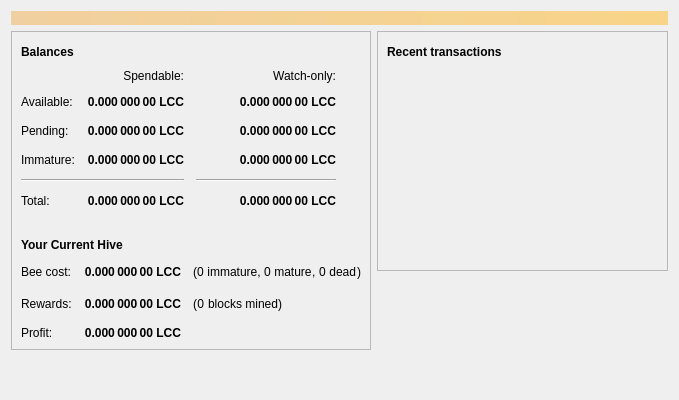
<?xml version="1.0" encoding="UTF-8"?>
<ui version="4.0">
 <class>OverviewPage</class>
 <widget class="QWidget" name="OverviewPage">
  <property name="geometry">
   <rect>
    <x>0</x>
    <y>0</y>
    <width>679</width>
    <height>400</height>
   </rect>
  </property>
  <property name="windowTitle">
   <string>Form</string>
  </property>
  <layout class="QVBoxLayout" name="topLayout">
   <item>
    <widget class="QLabel" name="labelAlerts">
     <property name="visible">
      <bool>false</bool>
     </property>
     <property name="styleSheet">
      <string notr="true">QLabel { background-color: qlineargradient(x1: 0, y1: 0, x2: 1, y2: 0, stop:0 #F0D0A0, stop:1 #F8D488); color:#000000; }</string>
     </property>
     <property name="wordWrap">
      <bool>true</bool>
     </property>
     <property name="margin">
      <number>3</number>
     </property>
     <property name="textInteractionFlags">
      <set>Qt::TextSelectableByMouse</set>
     </property>
    </widget>
   </item>
   <item>
    <layout class="QHBoxLayout" name="horizontalLayout" stretch="1,1">
     <item>
      <layout class="QVBoxLayout" name="verticalLayout_2">
       <item>
        <widget class="QFrame" name="frame">
         <property name="styleSheet">
          <string notr="true">#frame {background:url(:/icons/presentationlogofade);
background-repeat:no-repeat;
background-position:bottom right;}</string>
         </property>
         <property name="frameShape">
          <enum>QFrame::StyledPanel</enum>
         </property>
         <property name="frameShadow">
          <enum>QFrame::Raised</enum>
         </property>
         <layout class="QVBoxLayout" name="verticalLayout_4">
          <item>
           <layout class="QHBoxLayout" name="horizontalLayout_4">
            <item>
             <widget class="QLabel" name="label_5">
              <property name="font">
               <font>
                <weight>75</weight>
                <bold>true</bold>
               </font>
              </property>
              <property name="text">
               <string>Balances</string>
              </property>
             </widget>
            </item>
            <item>
             <widget class="QPushButton" name="labelWalletStatus">
              <property name="enabled">
               <bool>true</bool>
              </property>
              <property name="maximumSize">
               <size>
                <width>30</width>
                <height>16777215</height>
               </size>
              </property>
              <property name="toolTip">
               <string>The displayed information may be out of date. Your wallet automatically synchronizes with the LightningCash network after a connection is established, but this process has not completed yet.</string>
              </property>
              <property name="text">
               <string/>
              </property>
              <property name="icon">
               <iconset resource="../bitcoin.qrc">
                <normaloff>:/icons/warning</normaloff>
                <disabledoff>:/icons/warning</disabledoff>:/icons/warning</iconset>
              </property>
              <property name="iconSize">
               <size>
                <width>24</width>
                <height>24</height>
               </size>
              </property>
              <property name="flat">
               <bool>true</bool>
              </property>
             </widget>
            </item>
            <item>
             <spacer name="horizontalSpacer_3">
              <property name="orientation">
               <enum>Qt::Horizontal</enum>
              </property>
              <property name="sizeHint" stdset="0">
               <size>
                <width>40</width>
                <height>20</height>
               </size>
              </property>
             </spacer>
            </item>
           </layout>
          </item>
          <item>
           <layout class="QGridLayout" name="gridLayout">
            <property name="spacing">
             <number>12</number>
            </property>
            <item row="2" column="2">
             <widget class="QLabel" name="labelWatchPending">
              <property name="font">
               <font>
                <weight>75</weight>
                <bold>true</bold>
               </font>
              </property>
              <property name="cursor">
               <cursorShape>IBeamCursor</cursorShape>
              </property>
              <property name="toolTip">
               <string>Unconfirmed transactions to watch-only addresses</string>
              </property>
              <property name="text">
               <string notr="true">0.000 000 00 LCC</string>
              </property>
              <property name="alignment">
               <set>Qt::AlignRight|Qt::AlignTrailing|Qt::AlignVCenter</set>
              </property>
              <property name="textInteractionFlags">
               <set>Qt::LinksAccessibleByMouse|Qt::TextSelectableByKeyboard|Qt::TextSelectableByMouse</set>
              </property>
             </widget>
            </item>
            <item row="2" column="1">
             <widget class="QLabel" name="labelUnconfirmed">
              <property name="font">
               <font>
                <weight>75</weight>
                <bold>true</bold>
               </font>
              </property>
              <property name="cursor">
               <cursorShape>IBeamCursor</cursorShape>
              </property>
              <property name="toolTip">
               <string>Total of transactions that have yet to be confirmed, and do not yet count toward the spendable balance</string>
              </property>
              <property name="text">
               <string notr="true">0.000 000 00 LCC</string>
              </property>
              <property name="alignment">
               <set>Qt::AlignRight|Qt::AlignTrailing|Qt::AlignVCenter</set>
              </property>
              <property name="textInteractionFlags">
               <set>Qt::LinksAccessibleByMouse|Qt::TextSelectableByKeyboard|Qt::TextSelectableByMouse</set>
              </property>
             </widget>
            </item>
            <item row="3" column="2">
             <widget class="QLabel" name="labelWatchImmature">
              <property name="font">
               <font>
                <weight>75</weight>
                <bold>true</bold>
               </font>
              </property>
              <property name="cursor">
               <cursorShape>IBeamCursor</cursorShape>
              </property>
              <property name="toolTip">
               <string>Mined balance in watch-only addresses that has not yet matured</string>
              </property>
              <property name="text">
               <string notr="true">0.000 000 00 LCC</string>
              </property>
              <property name="alignment">
               <set>Qt::AlignRight|Qt::AlignTrailing|Qt::AlignVCenter</set>
              </property>
              <property name="textInteractionFlags">
               <set>Qt::LinksAccessibleByMouse|Qt::TextSelectableByKeyboard|Qt::TextSelectableByMouse</set>
              </property>
             </widget>
            </item>
            <item row="4" column="0" colspan="2">
             <widget class="Line" name="line">
              <property name="orientation">
               <enum>Qt::Horizontal</enum>
              </property>
             </widget>
            </item>
            <item row="4" column="2">
             <widget class="Line" name="lineWatchBalance">
              <property name="sizePolicy">
               <sizepolicy hsizetype="Preferred" vsizetype="Fixed">
                <horstretch>0</horstretch>
                <verstretch>0</verstretch>
               </sizepolicy>
              </property>
              <property name="minimumSize">
               <size>
                <width>140</width>
                <height>0</height>
               </size>
              </property>
              <property name="orientation">
               <enum>Qt::Horizontal</enum>
              </property>
             </widget>
            </item>
            <item row="5" column="0">
             <widget class="QLabel" name="labelTotalText">
              <property name="text">
               <string>Total:</string>
              </property>
             </widget>
            </item>
            <item row="3" column="1">
             <widget class="QLabel" name="labelImmature">
              <property name="font">
               <font>
                <weight>75</weight>
                <bold>true</bold>
               </font>
              </property>
              <property name="cursor">
               <cursorShape>IBeamCursor</cursorShape>
              </property>
              <property name="toolTip">
               <string>Mined balance that has not yet matured</string>
              </property>
              <property name="text">
               <string notr="true">0.000 000 00 LCC</string>
              </property>
              <property name="alignment">
               <set>Qt::AlignRight|Qt::AlignTrailing|Qt::AlignVCenter</set>
              </property>
              <property name="textInteractionFlags">
               <set>Qt::LinksAccessibleByMouse|Qt::TextSelectableByKeyboard|Qt::TextSelectableByMouse</set>
              </property>
             </widget>
            </item>
            <item row="2" column="3">
             <spacer name="horizontalSpacer_2">
              <property name="orientation">
               <enum>Qt::Horizontal</enum>
              </property>
              <property name="sizeHint" stdset="0">
               <size>
                <width>40</width>
                <height>20</height>
               </size>
              </property>
             </spacer>
            </item>
            <item row="3" column="0">
             <widget class="QLabel" name="labelImmatureText">
              <property name="text">
               <string>Immature:</string>
              </property>
             </widget>
            </item>
            <item row="5" column="1">
             <widget class="QLabel" name="labelTotal">
              <property name="font">
               <font>
                <weight>75</weight>
                <bold>true</bold>
               </font>
              </property>
              <property name="cursor">
               <cursorShape>IBeamCursor</cursorShape>
              </property>
              <property name="toolTip">
               <string>Your current total balance</string>
              </property>
              <property name="text">
               <string notr="true">0.000 000 00 LCC</string>
              </property>
              <property name="alignment">
               <set>Qt::AlignRight|Qt::AlignTrailing|Qt::AlignVCenter</set>
              </property>
              <property name="textInteractionFlags">
               <set>Qt::LinksAccessibleByMouse|Qt::TextSelectableByKeyboard|Qt::TextSelectableByMouse</set>
              </property>
             </widget>
            </item>
            <item row="5" column="2">
             <widget class="QLabel" name="labelWatchTotal">
              <property name="font">
               <font>
                <weight>75</weight>
                <bold>true</bold>
               </font>
              </property>
              <property name="cursor">
               <cursorShape>IBeamCursor</cursorShape>
              </property>
              <property name="toolTip">
               <string>Current total balance in watch-only addresses</string>
              </property>
              <property name="text">
               <string notr="true">0.000 000 00 LCC</string>
              </property>
              <property name="alignment">
               <set>Qt::AlignRight|Qt::AlignTrailing|Qt::AlignVCenter</set>
              </property>
              <property name="textInteractionFlags">
               <set>Qt::LinksAccessibleByMouse|Qt::TextSelectableByKeyboard|Qt::TextSelectableByMouse</set>
              </property>
             </widget>
            </item>
            <item row="0" column="2">
             <widget class="QLabel" name="labelWatchonly">
              <property name="text">
               <string>Watch-only:</string>
              </property>
              <property name="alignment">
               <set>Qt::AlignRight|Qt::AlignTrailing|Qt::AlignVCenter</set>
              </property>
             </widget>
            </item>
            <item row="1" column="0">
             <widget class="QLabel" name="labelBalanceText">
              <property name="text">
               <string>Available:</string>
              </property>
             </widget>
            </item>
            <item row="1" column="1">
             <widget class="QLabel" name="labelBalance">
              <property name="font">
               <font>
                <weight>75</weight>
                <bold>true</bold>
               </font>
              </property>
              <property name="cursor">
               <cursorShape>IBeamCursor</cursorShape>
              </property>
              <property name="toolTip">
               <string>Your current spendable balance</string>
              </property>
              <property name="text">
               <string notr="true">0.000 000 00 LCC</string>
              </property>
              <property name="alignment">
               <set>Qt::AlignRight|Qt::AlignTrailing|Qt::AlignVCenter</set>
              </property>
              <property name="textInteractionFlags">
               <set>Qt::LinksAccessibleByMouse|Qt::TextSelectableByKeyboard|Qt::TextSelectableByMouse</set>
              </property>
             </widget>
            </item>
            <item row="1" column="2">
             <widget class="QLabel" name="labelWatchAvailable">
              <property name="font">
               <font>
                <weight>75</weight>
                <bold>true</bold>
               </font>
              </property>
              <property name="cursor">
               <cursorShape>IBeamCursor</cursorShape>
              </property>
              <property name="toolTip">
               <string>Your current balance in watch-only addresses</string>
              </property>
              <property name="text">
               <string notr="true">0.000 000 00 LCC</string>
              </property>
              <property name="alignment">
               <set>Qt::AlignRight|Qt::AlignTrailing|Qt::AlignVCenter</set>
              </property>
              <property name="textInteractionFlags">
               <set>Qt::LinksAccessibleByMouse|Qt::TextSelectableByKeyboard|Qt::TextSelectableByMouse</set>
              </property>
             </widget>
            </item>
            <item row="2" column="0">
             <widget class="QLabel" name="labelPendingText">
              <property name="text">
               <string>Pending:</string>
              </property>
             </widget>
            </item>
            <item row="0" column="1">
             <widget class="QLabel" name="labelSpendable">
              <property name="text">
               <string>Spendable:</string>
              </property>
              <property name="alignment">
               <set>Qt::AlignRight|Qt::AlignTrailing|Qt::AlignVCenter</set>
              </property>
             </widget>
            </item>
           </layout>
          </item>
          <item>
           <spacer name="verticalSpacer_3">
            <property name="orientation">
             <enum>Qt::Vertical</enum>
            </property>
            <property name="sizeType">
             <enum>QSizePolicy::Fixed</enum>
            </property>
            <property name="sizeHint" stdset="0">
             <size>
              <width>20</width>
              <height>20</height>
             </size>
            </property>
           </spacer>
          </item>
          <item>
           <layout class="QHBoxLayout" name="horizontalLayout_3">
            <item>
             <widget class="QLabel" name="label_6">
              <property name="font">
               <font>
                <weight>75</weight>
                <bold>true</bold>
               </font>
              </property>
              <property name="text">
               <string>Your Current Hive</string>
              </property>
             </widget>
            </item>
            <item>
             <widget class="QPushButton" name="beeButton">
              <property name="enabled">
               <bool>true</bool>
              </property>
              <property name="maximumSize">
               <size>
                <width>30</width>
                <height>16777215</height>
               </size>
              </property>
              <property name="toolTip">
               <string>The displayed information may be out of date. Your wallet automatically synchronizes with the LightningCash network after a connection is established, but this process has not completed yet.</string>
              </property>
              <property name="text">
               <string/>
              </property>
              <property name="icon">
               <iconset resource="../bitcoin.qrc">
                <normaloff>:/icons/bee</normaloff>:/icons/bee</iconset>
              </property>
              <property name="iconSize">
               <size>
                <width>24</width>
                <height>24</height>
               </size>
              </property>
              <property name="flat">
               <bool>true</bool>
              </property>
             </widget>
            </item>
            <item>
             <spacer name="horizontalSpacer_4">
              <property name="orientation">
               <enum>Qt::Horizontal</enum>
              </property>
              <property name="sizeHint" stdset="0">
               <size>
                <width>40</width>
                <height>20</height>
               </size>
              </property>
             </spacer>
            </item>
           </layout>
          </item>
          <item>
           <layout class="QGridLayout" name="gridLayout_2">
            <property name="spacing">
             <number>12</number>
            </property>
            <item row="2" column="0">
             <widget class="QLabel" name="profitLabel_2">
              <property name="text">
               <string>Profit:</string>
              </property>
             </widget>
            </item>
            <item row="1" column="0">
             <widget class="QLabel" name="rewardsLabel">
              <property name="text">
               <string>Rewards:</string>
              </property>
             </widget>
            </item>
            <item row="1" column="1">
             <widget class="QLabel" name="rewardsPaidLabel">
              <property name="font">
               <font>
                <weight>75</weight>
                <bold>true</bold>
               </font>
              </property>
              <property name="text">
               <string>0.000 000 00 LCC</string>
              </property>
              <property name="alignment">
               <set>Qt::AlignRight|Qt::AlignTrailing|Qt::AlignVCenter</set>
              </property>
             </widget>
            </item>
            <item row="0" column="1">
             <widget class="QLabel" name="costLabel">
              <property name="font">
               <font>
                <weight>75</weight>
                <bold>true</bold>
               </font>
              </property>
              <property name="text">
               <string>0.000 000 00 LCC</string>
              </property>
              <property name="alignment">
               <set>Qt::AlignRight|Qt::AlignTrailing|Qt::AlignVCenter</set>
              </property>
             </widget>
            </item>
            <item row="2" column="1">
             <widget class="QLabel" name="profitLabel">
              <property name="font">
               <font>
                <weight>75</weight>
                <bold>true</bold>
               </font>
              </property>
              <property name="text">
               <string>0.000 000 00 LCC</string>
              </property>
              <property name="alignment">
               <set>Qt::AlignRight|Qt::AlignTrailing|Qt::AlignVCenter</set>
              </property>
             </widget>
            </item>
            <item row="0" column="0">
             <widget class="QLabel" name="costLabel_2">
              <property name="text">
               <string>Bee cost:</string>
              </property>
             </widget>
            </item>
            <item row="0" column="2">
             <layout class="QHBoxLayout" name="horizontalLayout_11">
              <property name="spacing">
               <number>0</number>
              </property>
              <item>
               <widget class="QLabel" name="blocksFoundRowLabel_3">
                <property name="font">
                 <font>
                  <kerning>true</kerning>
                 </font>
                </property>
                <property name="text">
                 <string>(</string>
                </property>
               </widget>
              </item>
              <item>
               <widget class="QLabel" name="immatureLabel">
                <property name="text">
                 <string>0</string>
                </property>
               </widget>
              </item>
              <item>
               <widget class="QLabel" name="label_14">
                <property name="text">
                 <string> immature, </string>
                </property>
                <property name="alignment">
                 <set>Qt::AlignRight|Qt::AlignTrailing|Qt::AlignVCenter</set>
                </property>
               </widget>
              </item>
              <item>
               <widget class="QLabel" name="matureLabel">
                <property name="text">
                 <string>0</string>
                </property>
               </widget>
              </item>
              <item>
               <widget class="QLabel" name="blocksFoundRowLabel_2">
                <property name="font">
                 <font>
                  <kerning>true</kerning>
                 </font>
                </property>
                <property name="text">
                 <string> mature</string>
                </property>
               </widget>
              </item>
              <item>
               <widget class="QLabel" name="deadPreLabel">
                <property name="font">
                 <font>
                  <kerning>true</kerning>
                 </font>
                </property>
                <property name="text">
                 <string>, </string>
                </property>
               </widget>
              </item>
              <item>
               <widget class="QLabel" name="deadLabel">
                <property name="font">
                 <font>
                  <kerning>true</kerning>
                 </font>
                </property>
                <property name="text">
                 <string>0</string>
                </property>
               </widget>
              </item>
              <item>
               <widget class="QLabel" name="deadPostLabel">
                <property name="font">
                 <font>
                  <kerning>true</kerning>
                 </font>
                </property>
                <property name="text">
                 <string> dead</string>
                </property>
               </widget>
              </item>
              <item>
               <widget class="QLabel" name="blocksFoundRowLabel_6">
                <property name="font">
                 <font>
                  <kerning>true</kerning>
                 </font>
                </property>
                <property name="text">
                 <string>)</string>
                </property>
               </widget>
              </item>
              <item>
               <spacer name="horizontalSpacer_14">
                <property name="orientation">
                 <enum>Qt::Horizontal</enum>
                </property>
                <property name="sizeHint" stdset="0">
                 <size>
                  <width>40</width>
                  <height>20</height>
                 </size>
                </property>
               </spacer>
              </item>
             </layout>
            </item>
            <item row="1" column="2">
             <layout class="QHBoxLayout" name="horizontalLayout_12">
              <property name="spacing">
               <number>0</number>
              </property>
              <item>
               <widget class="QLabel" name="blocksFoundRowLabel_4">
                <property name="font">
                 <font>
                  <kerning>true</kerning>
                 </font>
                </property>
                <property name="text">
                 <string>(</string>
                </property>
               </widget>
              </item>
              <item>
               <widget class="QLabel" name="blocksFoundLabel">
                <property name="text">
                 <string>0</string>
                </property>
                <property name="alignment">
                 <set>Qt::AlignRight|Qt::AlignTrailing|Qt::AlignVCenter</set>
                </property>
               </widget>
              </item>
              <item>
               <widget class="QLabel" name="label_15">
                <property name="text">
                 <string> blocks mined)</string>
                </property>
                <property name="alignment">
                 <set>Qt::AlignRight|Qt::AlignTrailing|Qt::AlignVCenter</set>
                </property>
               </widget>
              </item>
              <item>
               <spacer name="horizontalSpacer_15">
                <property name="orientation">
                 <enum>Qt::Horizontal</enum>
                </property>
                <property name="sizeHint" stdset="0">
                 <size>
                  <width>40</width>
                  <height>20</height>
                 </size>
                </property>
               </spacer>
              </item>
             </layout>
            </item>
           </layout>
          </item>
         </layout>
        </widget>
       </item>
       <item>
        <spacer name="verticalSpacer">
         <property name="orientation">
          <enum>Qt::Vertical</enum>
         </property>
         <property name="sizeHint" stdset="0">
          <size>
           <width>20</width>
           <height>40</height>
          </size>
         </property>
        </spacer>
       </item>
      </layout>
     </item>
     <item>
      <layout class="QVBoxLayout" name="verticalLayout_3">
       <item>
        <widget class="QFrame" name="frame_2">
         <property name="frameShape">
          <enum>QFrame::StyledPanel</enum>
         </property>
         <property name="frameShadow">
          <enum>QFrame::Raised</enum>
         </property>
         <layout class="QVBoxLayout" name="verticalLayout">
          <item>
           <layout class="QHBoxLayout" name="horizontalLayout_2">
            <item>
             <widget class="QLabel" name="label_4">
              <property name="font">
               <font>
                <weight>75</weight>
                <bold>true</bold>
               </font>
              </property>
              <property name="text">
               <string>Recent transactions</string>
              </property>
             </widget>
            </item>
            <item>
             <widget class="QPushButton" name="labelTransactionsStatus">
              <property name="enabled">
               <bool>true</bool>
              </property>
              <property name="maximumSize">
               <size>
                <width>30</width>
                <height>16777215</height>
               </size>
              </property>
              <property name="toolTip">
               <string>The displayed information may be out of date. Your wallet automatically synchronizes with the LightningCash network after a connection is established, but this process has not completed yet.</string>
              </property>
              <property name="text">
               <string/>
              </property>
              <property name="icon">
               <iconset resource="../bitcoin.qrc">
                <normaloff>:/icons/warning</normaloff>
                <disabledoff>:/icons/warning</disabledoff>:/icons/warning</iconset>
              </property>
              <property name="iconSize">
               <size>
                <width>24</width>
                <height>24</height>
               </size>
              </property>
              <property name="flat">
               <bool>true</bool>
              </property>
             </widget>
            </item>
            <item>
             <spacer name="horizontalSpacer">
              <property name="orientation">
               <enum>Qt::Horizontal</enum>
              </property>
              <property name="sizeHint" stdset="0">
               <size>
                <width>40</width>
                <height>20</height>
               </size>
              </property>
             </spacer>
            </item>
           </layout>
          </item>
          <item>
           <widget class="QListView" name="listTransactions">
            <property name="styleSheet">
             <string notr="true">QListView { background: transparent; }</string>
            </property>
            <property name="frameShape">
             <enum>QFrame::NoFrame</enum>
            </property>
            <property name="verticalScrollBarPolicy">
             <enum>Qt::ScrollBarAlwaysOff</enum>
            </property>
            <property name="horizontalScrollBarPolicy">
             <enum>Qt::ScrollBarAlwaysOff</enum>
            </property>
            <property name="selectionMode">
             <enum>QAbstractItemView::NoSelection</enum>
            </property>
           </widget>
          </item>
         </layout>
        </widget>
       </item>
       <item>
        <spacer name="verticalSpacer_2">
         <property name="orientation">
          <enum>Qt::Vertical</enum>
         </property>
         <property name="sizeHint" stdset="0">
          <size>
           <width>20</width>
           <height>40</height>
          </size>
         </property>
        </spacer>
       </item>
      </layout>
     </item>
    </layout>
   </item>
  </layout>
 </widget>
 <resources>
  <include location="../bitcoin.qrc"/>
 </resources>
 <connections/>
</ui>
